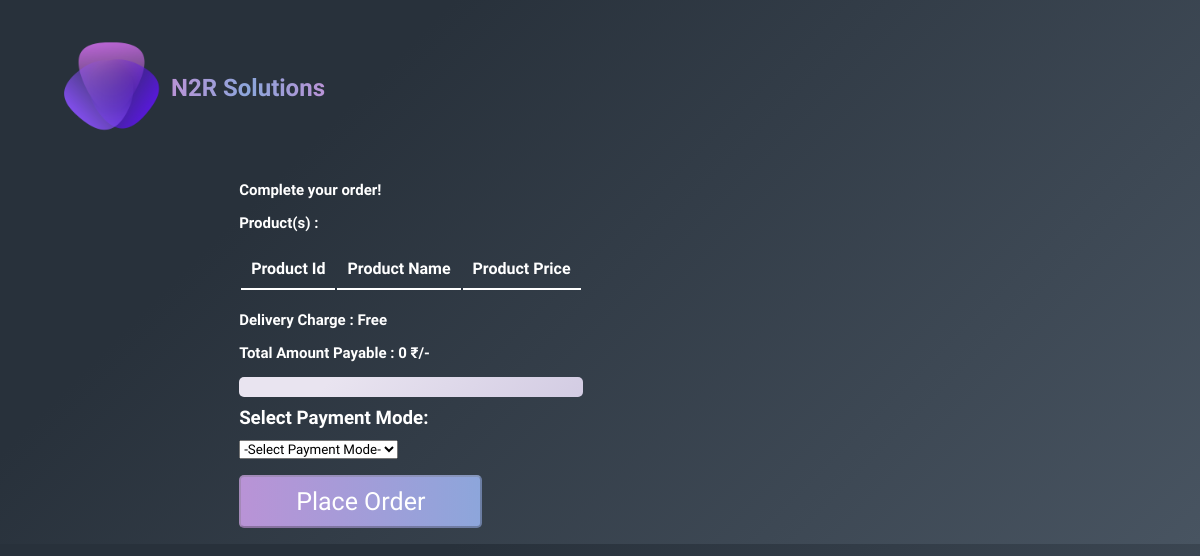
Before: /checkout.php (signed in) with the older database file.
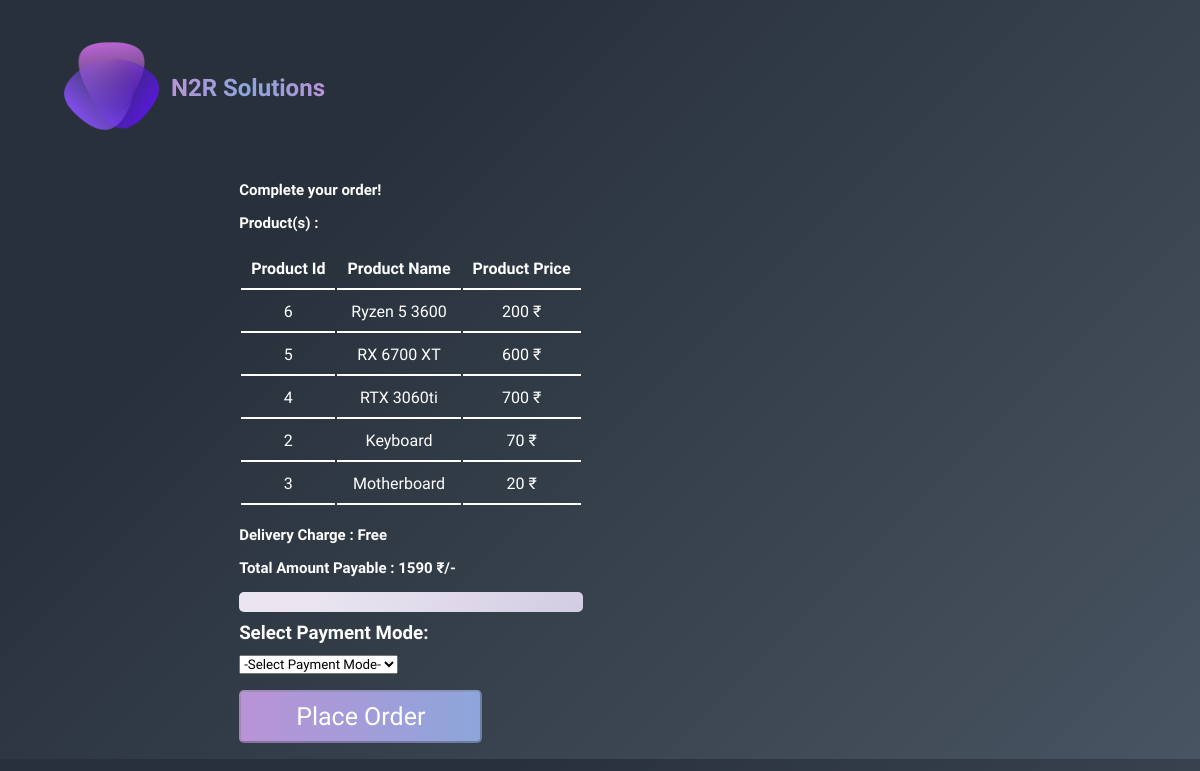
After: the same page with the newer database file.
### tables this page shows
CREATE TABLE `cart` (
  `prd_id` int(10) NOT NULL,
  `user_id` int(10) NOT NULL
);

CREATE TABLE `product_details` (
  `prd_id` int(20) NOT NULL,
  `prd_name` varchar(30) NOT NULL,
  `prd_desc` varchar(500) NOT NULL,
  `prd_price` float NOT NULL,
  `prd_photo` varchar(100) NOT NULL
);

### checkout.php (the view, shortened to what this page needs)
<!DOCTYPE html>
<html lang="en">
<head>
<link rel="stylesheet" href="css/checkout.css">
</head>
<body>
  <div class="header">
    <div class="container">
        <div class="navbar">
            <div class="logo">
                <a href="home.php"> <img src="./Assets/logo.png" alt="n2r logo" width="100px" height="100px"></a>
                <h2>N2R Solutions</h2>
            </div>
        </div>
<div class="details">
  <div class="container">
    <div class="row">
      <div>
        <h1>Complete your order!</h1>
        <div>
          <h1><b>Product(s) : </b></h1>
          <table>
        <tr>
        <th>Product Id</th>
        <th>Product Name</th>
        <th>Product Price</th>
        </tr>
         <?php
        include("config.php");
        $user = $_SESSION['user'];
        $Items = mysqli_query($link,"SELECT prd_id FROM cart WHERE user_id=$user");
        $total = 0;
        while($temp = mysqli_fetch_assoc($Items))
        {
           $id_sql = "SELECT prd_name , prd_price FROM product_details WHERE prd_id=$temp[prd_id]";
           $item_details = mysqli_query($link,$id_sql);
           while($temp2 = mysqli_fetch_assoc($item_details))
           {
            $str2 = (float)$temp2['prd_price'];
            echo "<tr>";
            echo "<td>" . $temp['prd_id'] . "</td>";
            echo "<td>" . $temp2['prd_name'] . "</td>";
            echo "<td>" . $temp2['prd_price'] . " &#x20B9</td>";
            echo "</tr>";
           }
           $total = $total + $str2;
        }
        ?>
        </table>
        <br>
          <h1><b>Delivery Charge : </b>Free</h1>
          <h1><b>Total Amount Payable : <?php echo $total; ?> &#x20B9/-</h1>
        </div>
        <div class="address-div" id="add-div">
        <div class='saved-add' id='add-card'>
        </div>
          </div>
        <form action="" method="post" id="placeOrder">
          <h3 id="mode" >Select Payment Mode:</h3>
          <div class="form-group">
            <select name="pmode" class="form-control" required>
              <option value="" selected disabled required>-Select Payment Mode-</option>
            </select>
          </div>
          <div class="form-group">
            <form method="post">
            <input type="submit" name="submit" id="submit" value="Place Order" class="btn" disabled>
            </form>
          </div>
        </form>
      </div>
    </div>
  </div>
  </div>
</body>
</html>

### Css/checkout.css (style rules this page uses)
* { margin: 0; padding: 0; box-sizing: border-box; font-family: 'Raleway',sans-serif; }
body { height: fit-content; background-image: linear-gradient(315deg, #485461 0%, #28313b 74%); }
.navbar { display: flex; align-items: center; padding: 20px; }
a { text-decoration: none; color: white; }
h1 { color: white; font-weight: bolder; font-size: 50px; }
.container { max-width: 1300px; height: fit-content; margin: auto; padding-left: 25px; padding-right: 25px; }
.row { display: flex; align-items: center; flex-wrap: wrap; justify-content: space-around; }
.btn { background-image: linear-gradient(to right, #B993D6 0%, #8CA6DB 51%, #B993D6 100%); display: inline-block; color:white; text-decoration: none; padding: 10px 55px 10px 55px; border-radius: 5px; margin: 1rem 0 1rem; font-size: 25px; background-size: 200% auto; }
.header { box-shadow: 2rem white; }
.header .row { margin-top: 0; }
.logo { display: flex; align-items: center; margin: 1rem 0 1rem 1rem; }
.logo > h2 { background-image: linear-gradient(to right, #B993D6 0%, #8CA6DB 51%, #B993D6 100%); background-clip:unset; -webkit-background-clip: text; -webkit-text-fill-color: transparent; left:8rem; top:2rem; margin-left: 10px; }
h1 { margin-bottom: 15px; color: white; font-size: 15px; }
.details { margin-top: 5px; }
table { color: white; text-align: center; }
td , th ,tr { padding: 10px; border-bottom: 2px solid white; }
#mode { margin-top: 10px; margin-bottom: 10px; color:white; }
.saved-add { display: flex; flex-direction: column; background-image: linear-gradient(315deg, #D3CCE3 0%, #E9E4F0 74%); border-radius: 5px; padding: 10px; color: black; margin-bottom: 5px; gap: 2px; }

Changed rows visible on the page:
added cart: prd_id "6"
added product_details: prd_name "Ryzen 5 3600", prd_price "200"
added cart: prd_id "5"
added product_details: prd_name "RX 6700 XT", prd_price "600"
added cart: prd_id "4"
added product_details: prd_name "RTX 3060ti", prd_price "700"
added cart: prd_id "2"
now on this page (row unchanged): product_details: prd_name "Keyboard", prd_price "70"
added cart: prd_id "3"
now on this page (row unchanged): product_details: prd_name "Motherboard", prd_price "20"
Other visible differences:
$total: "0" → "1590"
